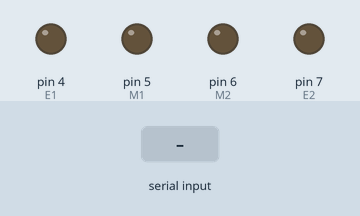
The sketch below on a simulated Arduino Uno, built with avr-gcc and run on an emulated ATmega328P. Parts: output pins drawn as LEDs (lit = HIGH). The test bench sets the inputs (shaded band).

Above: at 1.2 s.
1.3 s: "1" received over the second serial link
At 2.1 s:
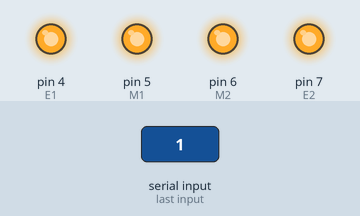
2.8 s: "0" received over the second serial link
At 3.2 s:
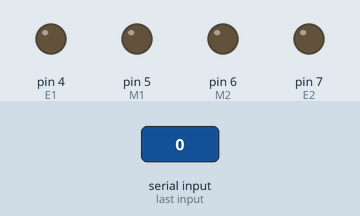
Timing chart, 0 to 5.8 s (numbered marks = the images above; inputs shaded):
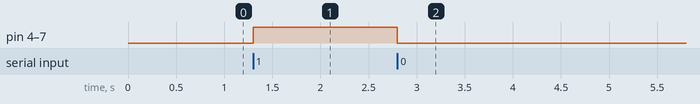

Measured:
- after the input at 1.3 s, pin 4 (E1), pin 5 (M1), pin 6 (M2), pin 7 (E2): LOW → HIGH at once
- after the input at 2.8 s, pin 4 (E1), pin 5 (M1), pin 6 (M2), pin 7 (E2): HIGH → LOW at once

The sketch:

boucle_ouverte.ino
```cpp
#include "SoftwareSerial.h"
#include "Ultrasonic.h"

SoftwareSerial mySerial(1,0); // broshes TX, RX
#define E1 4
#define E2 7
#define M1 5
#define M2 6
bool CAPG, CAPC, CAPD;


Ultrasonic ultrasonic(2);
int val;

void setup() {
  mySerial.begin(9600);
  pinMode(3, INPUT);
  pinMode(8, INPUT);
  pinMode(9, INPUT);
  pinMode(M1, OUTPUT);
  pinMode(M2, OUTPUT);
}

void loop() {
  app();
}

void app() {
  if (mySerial.available()) {
    val = mySerial.read();
    Serial.print(val);
    if (val == '1'){
      {avancer();}  }
    else if (val == '0')
      {arret();}
  }
}

void line() {
  CAPG = digitalRead(3);
  CAPC = digitalRead(8);
  CAPD = digitalRead(9);
  if (CAPC) {
    avancer();}
  if (CAPG) {
    gauche(); }
  if (CAPD) {
    droite(); }
  if (!CAPG && !CAPC && ! CAPD) {
    arret();
  }
}

void avancer() {
  digitalWrite(M1,HIGH);
  digitalWrite(M2,HIGH);
  analogWrite(E1,150);
  analogWrite(E2,150);
}

void gauche() {
  digitalWrite(M1,HIGH);
  digitalWrite(M2,HIGH);
  analogWrite(E1,100);
  analogWrite(E2, 45);

}
void droite() {
  digitalWrite(M1, HIGH);
  digitalWrite(M2, HIGH);
  analogWrite(E1,45);
  analogWrite(E2,100);
}
void arret() {
    digitalWrite(M1, LOW);
  digitalWrite(M2, LOW);
  analogWrite(E1,0);
  analogWrite(E2,0);
}
```
